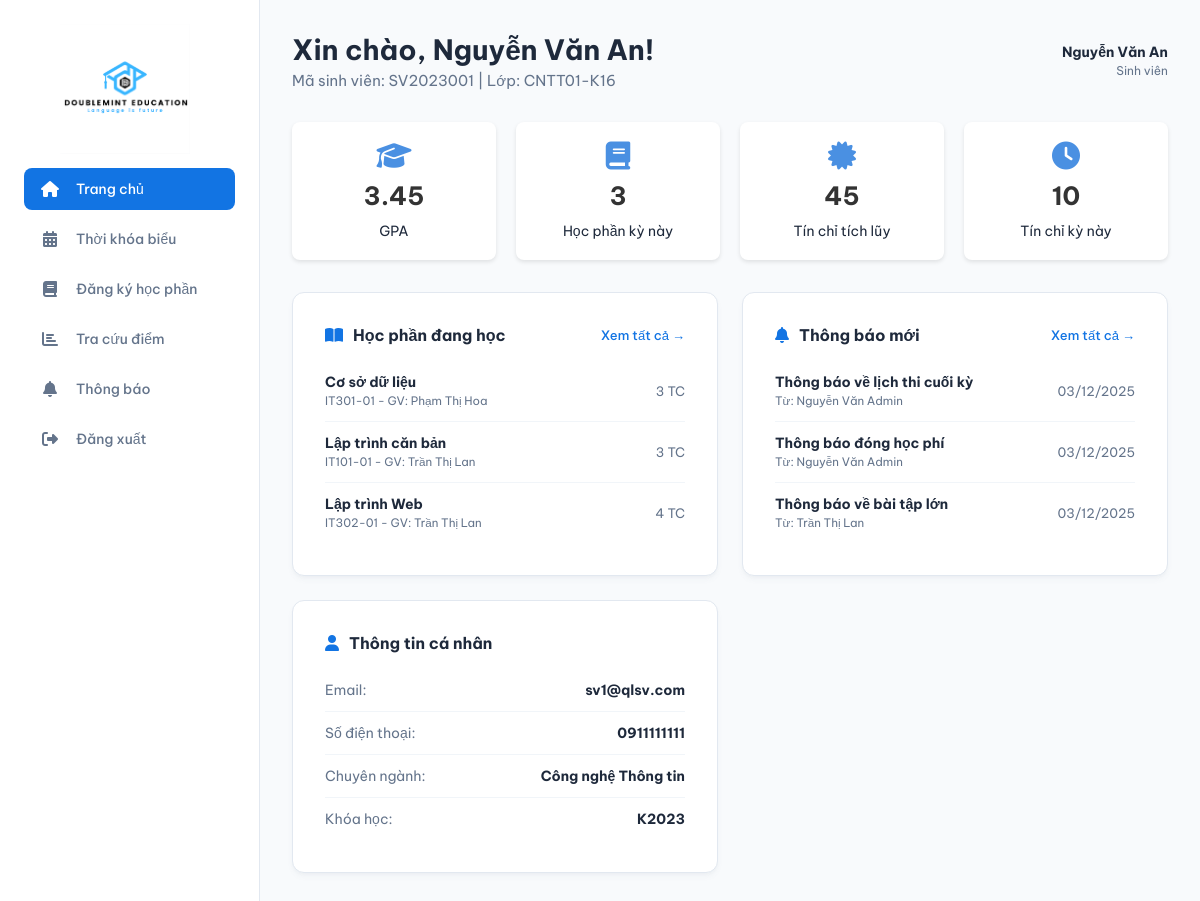
The app's page /student/dashboard.php (signed in) with its own data.
### tables this page shows
CREATE TABLE students (
    id INT AUTO_INCREMENT PRIMARY KEY,
    user_id INT NOT NULL,
    student_code VARCHAR(20) UNIQUE NOT NULL,
    class VARCHAR(50),
    major VARCHAR(100),
    enrollment_year INT,
    gpa DECIMAL(3,2) DEFAULT 0.00,
    total_credits INT DEFAULT 0,
    FOREIGN KEY (user_id) REFERENCES users(id) ON DELETE CASCADE,
    INDEX idx_student_code (student_code)
);

CREATE TABLE users (
    id INT AUTO_INCREMENT PRIMARY KEY,
    email VARCHAR(100) UNIQUE NOT NULL,
    password VARCHAR(255) NOT NULL,
    role ENUM('student', 'teacher', 'admin') NOT NULL,
    full_name VARCHAR(100) NOT NULL,
    phone VARCHAR(15),
    address TEXT,
    status ENUM('active', 'inactive') DEFAULT 'active',
    created_at TIMESTAMP DEFAULT CURRENT_TIMESTAMP,
    updated_at TIMESTAMP DEFAULT CURRENT_TIMESTAMP ON UPDATE CURRENT_TIMESTAMP,
    INDEX idx_email (email),
    INDEX idx_role (role)
);

CREATE TABLE class_courses (
    id INT AUTO_INCREMENT PRIMARY KEY,
    course_id INT NOT NULL,
    teacher_id INT NOT NULL,
    semester_id INT NOT NULL,
    class_name VARCHAR(100) NOT NULL,
    schedule TEXT,
    room VARCHAR(50),
    current_students INT DEFAULT 0,
    max_students INT DEFAULT 50,
    status ENUM('open', 'full', 'closed') DEFAULT 'open',
    created_at TIMESTAMP DEFAULT CURRENT_TIMESTAMP,
    FOREIGN KEY (course_id) REFERENCES courses(id) ON DELETE CASCADE,
    FOREIGN KEY (teacher_id) REFERENCES teachers(id) ON DELETE CASCADE,
    FOREIGN KEY (semester_id) REFERENCES semesters(id) ON DELETE CASCADE,
    INDEX idx_semester (semester_id),
    INDEX idx_teacher (teacher_id)
);

CREATE TABLE courses (
    id INT AUTO_INCREMENT PRIMARY KEY,
    course_code VARCHAR(20) UNIQUE NOT NULL,
    course_name VARCHAR(200) NOT NULL,
    credits INT NOT NULL,
    max_students INT DEFAULT 50,
    description TEXT,
    created_at TIMESTAMP DEFAULT CURRENT_TIMESTAMP,
    INDEX idx_course_code (course_code)
);

CREATE TABLE notifications (
    id INT AUTO_INCREMENT PRIMARY KEY,
    sender_id INT NOT NULL,
    receiver_id INT,
    role_target ENUM('all', 'student', 'teacher', 'admin'),
    title VARCHAR(200) NOT NULL,
    content TEXT NOT NULL,
    is_read ENUM('yes', 'no') DEFAULT 'no',
    created_at TIMESTAMP DEFAULT CURRENT_TIMESTAMP,
    FOREIGN KEY (sender_id) REFERENCES users(id) ON DELETE CASCADE,
    INDEX idx_receiver (receiver_id),
    INDEX idx_role_target (role_target)
);

### config/auth.php (called while the page is built, shortened)
<?php
function isLoggedIn() {
    return isset($_SESSION['user_id']) && isset($_SESSION['role']);
}
function getCurrentUser() {
    if (isLoggedIn()) {
        return array(
            'id' => $_SESSION['user_id'] ?? null,
            'email' => $_SESSION['email'] ?? '',
            'role' => $_SESSION['role'] ?? '',
            'full_name' => $_SESSION['full_name'] ?? ''
        );
    }
    return null;
}
function getStudentInfo($conn, $userId) {
    $sql = "SELECT s.*, u.email, u.full_name, u.phone, u.address
            FROM students s
            INNER JOIN users u ON s.user_id = u.id
            WHERE s.user_id = " . intval($userId);
    return fetchOne($conn, $sql);
}
function getStudentIdByUserId($conn, $userId) {
    $sql = "SELECT id FROM students WHERE user_id = " . intval($userId);
    $result = fetchOne($conn, $sql);
    return $result ? $result['id'] : null;
}
?>

### config/db_connect.php (called while the page is built, shortened)
<?php
function executeQuery($conn, $sql) {
    $result = $conn->query($sql);
    return $result;
}
function fetchOne($conn, $sql) {
    $result = executeQuery($conn, $sql);
    if ($result && $result->num_rows > 0) {
        return $result->fetch_assoc();
    }
    return null;
}
function fetchAll($conn, $sql) {
    $result = executeQuery($conn, $sql);
    $data = array();
    if ($result && $result->num_rows > 0) {
        while ($row = $result->fetch_assoc()) {
            $data[] = $row;
        }
    }
    return $data;
}
?>

### student/dashboard.php (the view, shortened to what this page needs)
<?php
require_once '../config/db_connect.php';
require_once '../config/auth.php';
$currentUser = getCurrentUser();
$studentInfo = getStudentInfo($conn, $currentUser['id']);
$studentId = getStudentIdByUserId($conn, $currentUser['id']);
$sqlCurrentSemester = "SELECT * FROM semesters WHERE is_active = 'yes' LIMIT 1";
$currentSemester = fetchOne($conn, $sqlCurrentSemester);
$registeredCount = 0;
$totalCredits = 0;
if ($currentSemester) {
    $semesterId = $currentSemester['id'];
    $sqlCount = "SELECT COUNT(DISTINCT e.id) as count, SUM(c.credits) as credits
                 FROM enrollments e
                 INNER JOIN class_courses cc ON e.class_course_id = cc.id
                 INNER JOIN courses c ON cc.course_id = c.id
                 WHERE e.student_id = $studentId AND cc.semester_id = $semesterId";
    $countResult = fetchOne($conn, $sqlCount);
    $registeredCount = $countResult['count'] ?? 0;
    $totalCredits = $countResult['credits'] ?? 0;
}
$sqlCurrentCourses = "SELECT c.course_name, c.credits, cc.class_name, cc.schedule, cc.room,
                      CONCAT(u.full_name) as teacher_name
                      FROM enrollments e
                      INNER JOIN class_courses cc ON e.class_course_id = cc.id
                      INNER JOIN courses c ON cc.course_id = c.id
                      INNER JOIN teachers t ON cc.teacher_id = t.id
                      INNER JOIN users u ON t.user_id = u.id
                      WHERE e.student_id = $studentId AND e.status = 'studying'
                      ORDER BY c.course_name
                      LIMIT 5";
$currentCourses = fetchAll($conn, $sqlCurrentCourses);
$sqlNotifications = "SELECT n.*, u.full_name as sender_name
                     FROM notifications n
                     INNER JOIN users u ON n.sender_id = u.id
                     WHERE (n.receiver_id = {$currentUser['id']} OR n.role_target IN ('all', 'student'))
                     ORDER BY n.created_at DESC
                     LIMIT 5";
$notifications = fetchAll($conn, $sqlNotifications);
$gpa = $studentInfo['gpa'] ?? 0;
$totalCreditsCompleted = $studentInfo['total_credits'] ?? 0;
include '../includes/header.php';
?>
<div class="main-header student-header">
    <div class="welcome-text">
        <h1>Xin chào, <?php echo htmlspecialchars($studentInfo['full_name']); ?>!</h1>
        <p>Mã sinh viên: <?php echo htmlspecialchars($studentInfo['student_code']); ?> | Lớp: <?php echo htmlspecialchars($studentInfo['class']); ?></p>
    </div>
    <div class="header-actions">
        <div class="user-profile">
            <span><?php echo htmlspecialchars($currentUser['full_name']); ?></span>
            <small>Sinh viên</small>
        </div>
    </div>
</div>
<div class="stats-grid" style="margin-bottom: 32px;">
    <div class="stat-card">
        <i class="fas fa-graduation-cap"></i>
        <h3><?php echo $gpa; ?></h3>
        <p>GPA</p>
    </div>
    <div class="stat-card">
        <i class="fas fa-book"></i>
        <h3><?php echo $registeredCount; ?></h3>
        <p>Học phần kỳ này</p>
    </div>
    <div class="stat-card">
        <i class="fas fa-certificate"></i>
        <h3><?php echo $totalCreditsCompleted; ?></h3>
        <p>Tín chỉ tích lũy</p>
    </div>
    <div class="stat-card">
        <i class="fas fa-clock"></i>
        <h3><?php echo $totalCredits; ?></h3>
        <p>Tín chỉ kỳ này</p>
    </div>
</div>
<div class="dashboard-grid">
    <div class="card">
        <div class="card-header">
            <h3><i class="fas fa-book-open"></i> Học phần đang học</h3>
            <a href="dang_ky_hoc_phan.php" class="view-all">Xem tất cả →</a>
        </div>
        <div class="card-content">
            <?php if (count($currentCourses) > 0): ?>
                <ul>
                    <?php foreach ($currentCourses as $course): ?>
                        <li>
                            <div>
                                <strong><?php echo htmlspecialchars($course['course_name']); ?></strong>
                                <br>
                                <small style="color: var(--text-secondary);">
                                    <?php echo htmlspecialchars($course['class_name']); ?> -
                                    GV: <?php echo htmlspecialchars($course['teacher_name']); ?>
                                </small>
                            </div>
                            <span class="time"><?php echo $course['credits']; ?> TC</span>
                        </li>
                    <?php endforeach; ?>
                </ul>
            <?php else: ?>
                <p style="color: var(--text-secondary); text-align: center; padding: 20px;">
                    Bạn chưa đăng ký học phần nào.
                </p>
            <?php endif; ?>
        </div>
    </div>
    <div class="card">
        <div class="card-header">
            <h3><i class="fas fa-bell"></i> Thông báo mới</h3>
            <a href="thong_bao.php" class="view-all">Xem tất cả →</a>
        </div>
        <div class="card-content">
            <?php if (count($notifications) > 0): ?>
                <ul>
                    <?php foreach ($notifications as $notif): ?>
                        <li>
                            <div>
                                <strong><?php echo htmlspecialchars($notif['title']); ?></strong>
                                <br>
                                <small style="color: var(--text-secondary);">
                                    Từ: <?php echo htmlspecialchars($notif['sender_name']); ?>
                                </small>
                            </div>
                            <span class="due-date">
                                <?php
                                    $date = new DateTime($notif['created_at']);
                                    echo $date->format('d/m/Y');
                                ?>
                            </span>
                        </li>
                    <?php endforeach; ?>
                </ul>
            <?php else: ?>
                <p style="color: var(--text-secondary); text-align: center; padding: 20px;">
                    Không có thông báo mới.
                </p>
            <?php endif; ?>
        </div>
    </div>
    <div class="card">
        <div class="card-header">
            <h3><i class="fas fa-user"></i> Thông tin cá nhân</h3>
        </div>
        <div class="card-content">
            <ul>
                <li>
                    <span style="color: var(--text-secondary);">Email:</span>
                    <strong><?php echo htmlspecialchars($studentInfo['email']); ?></strong>
                </li>
                <li>
                    <span style="color: var(--text-secondary);">Số điện thoại:</span>
                    <strong><?php echo htmlspecialchars($studentInfo['phone'] ?? 'Chưa cập nhật'); ?></strong>
                </li>
                <li>
                    <span style="color: var(--text-secondary);">Chuyên ngành:</span>
                    <strong><?php echo htmlspecialchars($studentInfo['major']); ?></strong>
                </li>
                <li>
                    <span style="color: var(--text-secondary);">Khóa học:</span>
                    <strong>K<?php echo htmlspecialchars($studentInfo['enrollment_year']); ?></strong>
                </li>
            </ul>
        </div>
    </div>
</div>
<?php include '../includes/footer.php'; ?>

### assets/css/style.css (style rules this page uses)
:root { --primary-color: #1274e3; --secondary-color: #f8fafc; --sidebar-bg: #ffffff; --text-primary: #1e293b; --text-secondary: #64748b; --border-color: #e2e8f0; --shadow-color: rgba(100, 116, 139, 0.06); --danger-color: #ff0019; }
* { box-sizing: border-box; margin: 0; padding: 0; }
body { font-family: 'Be Vietnam Pro', sans-serif; background-color: var(--secondary-color); color: var(--text-primary); font-size: 14px; -webkit-font-smoothing: antialiased; -moz-osx-font-smoothing: grayscale; }
.app-body { display: flex; }
.main-header { display: flex; justify-content: space-between; align-items: center; margin-bottom: 32px; }
.card { background-color: #ffffff; padding: 32px; border-radius: 12px; border: 1px solid var(--border-color); box-shadow: 0 4px 6px -1px var(--shadow-color), 0 2px 4px -2px var(--shadow-color); }
.stats-grid { display: grid; grid-template-columns: repeat(auto-fit, minmax(200px, 1fr)); gap: 20px; margin-bottom: 30px; }
.stat-card { background: white; padding: 20px; border-radius: 8px; box-shadow: 0 2px 4px rgba(0,0,0,0.1); text-align: center; }
.stat-card i { font-size: 2em; color: #4a90e2; }
.stat-card h3 { font-size: 1.8em; margin: 10px 0; color: #333; }
.dashboard-grid { display: grid; grid-template-columns: 1fr 1fr; gap: 20px; }
.main-header.student-header { margin-bottom: 32px; display: flex; justify-content: space-between; align-items: center; }
.student-header .welcome-text h1 { font-size: 28px; font-weight: 700; color: var(--text-primary); }
.student-header .welcome-text p { font-size: 15px; color: var(--text-secondary); margin-top: 4px; }
.student-header .header-actions { display: flex; align-items: center; gap: 24px; }
.student-header .user-profile { text-align: right; }
.student-header .user-profile span { font-weight: 700; display: block; }
.student-header .user-profile small { color: var(--text-secondary); font-size: 12px; }
.dashboard-grid { display: grid; grid-template-columns: repeat(auto-fit, minmax(320px, 1fr)); gap: 24px; }
.dashboard-grid .card .card-header { display: flex; justify-content: space-between; align-items: center; margin-bottom: 16px; }
.dashboard-grid .card .card-header h3 { font-size: 16px; font-weight: 700; display: flex; align-items: center; gap: 10px; }
.dashboard-grid .card .card-header h3 i { color: var(--primary-color); }
.dashboard-grid .card .card-header .view-all { font-size: 13px; color: var(--primary-color); text-decoration: none; font-weight: 500; }
.dashboard-grid .card .card-content ul { list-style: none; }
.dashboard-grid .card .card-content li { display: flex; justify-content: space-between; align-items: center; padding: 12px 0; border-bottom: 1px solid #f1f5f9; }
.dashboard-grid .card .card-content li:last-child { border-bottom: none; }
.dashboard-grid .card .card-content .time, .dashboard-grid .card .card-content .due-date { color: var(--text-secondary); font-size: 13px; flex-shrink: 0; }

### records on screen
students: user.full_name "Nguyễn Văn An", student_code "SV2023001", class "CNTT01-K16", gpa "3.45", total_credits "45", user.email "sv1@qlsv.com", user.phone "0911111111", major "Công nghệ Thông tin", enrollment_year "2023"
class_courses: course.course_name "Cơ sở dữ liệu", class_name "IT301-01", teacher_name "Phạm Thị Hoa", course.credits "3"
class_courses: course.course_name "Lập trình căn bản", class_name "IT101-01", teacher_name "Trần Thị Lan", course.credits "3"
class_courses: course.course_name "Lập trình Web", class_name "IT302-01", teacher_name "Trần Thị Lan", course.credits "4"
notifications: title "Thông báo về lịch thi cuối kỳ", sender.full_name "Nguyễn Văn Admin", created_at "03/12/2025"
notifications: title "Thông báo đóng học phí", sender.full_name "Nguyễn Văn Admin", created_at "03/12/2025"
notifications: title "Thông báo về bài tập lớn", sender.full_name "Trần Thị Lan", created_at "03/12/2025"

### other values on screen
$menu['text'] "Trang chủ"
$menu['text'] "Thời khóa biểu"
$menu['text'] "Đăng ký học phần"
$menu['text'] "Tra cứu điểm"
$menu['text'] "Thông báo"
$registeredCount "3"
$totalCredits "10"
